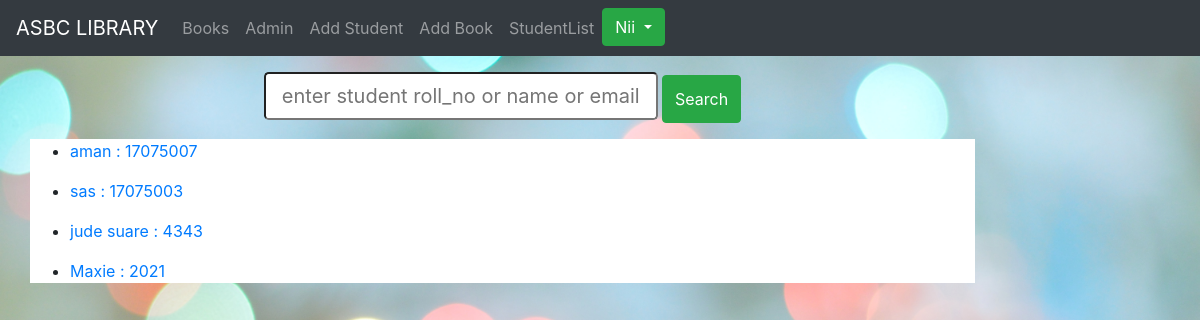
The page /student/ (signed in) on the database its author committed.
### management/models.py (models this page shows, shortened)
class Student(models.Model):
    roll_no = models.CharField(max_length=10,unique=True)
    name = models.CharField(max_length=10)
    branch = models.CharField(max_length=3)
    contact_no = models.CharField(max_length=10)
    total_books_due=models.IntegerField(default=0)
    email=models.EmailField(unique=True)
    pic=models.ImageField(blank=True, upload_to='profile_image')

### management/views.py (the view)
# urls.py: path('student/', views.StudentList, name='student_list'),
@login_required
def StudentList(request):
    students = Student.objects.all()
    return render(request, 'catalog/student_list.html', locals())

### templates/catalog/student_list.html
{% extends 'base_generic.html' %}
{% block content %}
   <center> <form class="form" id="searchform" action="{% url 'search_s' %}" method="get">
    <div class="form-group">
    <input type="text" class="col-5  form-control-lg"  placeholder="enter student roll_no or name or email" name="q" type="text"/>
    <button type="button"  class="btn btn-success form-control-lg" onclick="searchform.submit()">Search</button>
        </div>
</form>
   </center>
    <div class="bg bg-white">
        {% for s in students %}
            <ul>
                <li><a href="{% url 'student_detail' pk=s.id %}">{{ s.name }} : {{ s.roll_no }}</a></li>
            </ul>
        {% endfor %}
    </div>
{% endblock %}

### templates/base_generic.html (shortened to what this page needs)
<!DOCTYPE html>
<html lang="en">
<head>
    {% load staticfiles %}
    <link rel="stylesheet" href="https://stackpath.bootstrapcdn.com/bootstrap/4.1.3/css/bootstrap.min.css"
>
<link rel="stylesheet" href="https://maxcdn.bootstrapcdn.com/font-awesome/4.4.0/css/font-awesome.min.css">
</head>
    {% load static %}
    <link rel="stylesheet" href="{% static 'css/styles.css' %}">
</head>
<body>
<div class="container-fluid my-auto">
    <nav class="navbar navbar-expand-md navbar-dark fixed-top bg-dark">
        <a class="navbar-brand" href="{% url 'index' %}">ASBC LIBRARY </a>
        <div class="collapse navbar-collapse" id="navbarCollapse">
            <ul class="navbar-nav mr-auto">
                <li class="nav-item">
                    <a class="nav-link" href="{% url 'books' %}">Books</a>
                </li>
                <li class="nav-item">
                    <a class="nav-link" href="{% url 'admin:index' %}">Admin</a>
                </li>
                {% if user.is_superuser %}
                    <li class="nav-item">
                        <a class="nav-link" href="{% url 'student_create' %}">Add Student</a>
                    </li>
                    <li class="nav-item">
                        <a class="nav-link" href="{% url 'book_create' %}">Add Book</a>
                    </li>
                    <li class="nav-item">
                        <a class="nav-link" href="{% url 'student_list' %}">StudentList</a>
                    </li>
                {% endif %}
                    {% if user.is_authenticated %}
<div class="dropdown float">
    <button type="button" class="btn btn-success dropdown-toggle" data-toggle="dropdown">
      {{ request.user }}
    </button>
  </div>
                         {% else %}
                    <li class="nav-item">
                        <a class="nav-link" href="{% url 'login' %}">Login</a>
                    </li>
        {% endif %}
            </ul>
        </div>
    </nav>
    <br>
    <div class="row mt-5 mx-auto">
        <div class="col-sm-10">
            {% block content %}{% endblock %}
        </div>
    </div>
</div>
</body>
</html>

### rows shown on the page
Student: name "aman", roll_no "17075007"
Student: name "sas", roll_no "17075003"
Student: name "jude suare", roll_no "4343"
Student: name "Maxie", roll_no "2021"

### other values the page prints
{{ request.user }} "Nii"
